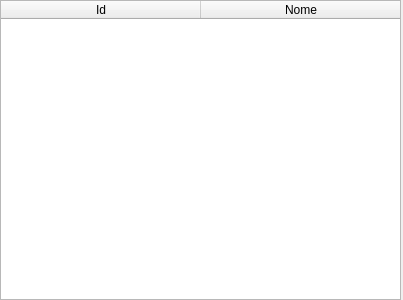
<?xml version="1.0" encoding="UTF-8"?>
<ui version="4.0">
 <class>VisualizarTransportadora</class>
 <widget class="QWidget" name="VisualizarTransportadora">
  <property name="geometry">
   <rect>
    <x>0</x>
    <y>0</y>
    <width>403</width>
    <height>300</height>
   </rect>
  </property>
  <property name="windowTitle">
   <string>Visualizar Transportadora</string>
  </property>
  <property name="windowIcon">
   <iconset>
    <normaloff>../Icons/mdpi.png</normaloff>../Icons/mdpi.png</iconset>
  </property>
  <widget class="QTableWidget" name="tblTransportadora">
   <property name="geometry">
    <rect>
     <x>0</x>
     <y>0</y>
     <width>401</width>
     <height>300</height>
    </rect>
   </property>
   <property name="sizePolicy">
    <sizepolicy hsizetype="Maximum" vsizetype="Maximum">
     <horstretch>0</horstretch>
     <verstretch>0</verstretch>
    </sizepolicy>
   </property>
   <property name="maximumSize">
    <size>
     <width>541</width>
     <height>300</height>
    </size>
   </property>
   <property name="autoFillBackground">
    <bool>false</bool>
   </property>
   <property name="frameShape">
    <enum>QFrame::StyledPanel</enum>
   </property>
   <property name="frameShadow">
    <enum>QFrame::Sunken</enum>
   </property>
   <property name="lineWidth">
    <number>1</number>
   </property>
   <property name="horizontalScrollBarPolicy">
    <enum>Qt::ScrollBarAlwaysOff</enum>
   </property>
   <property name="editTriggers">
    <set>QAbstractItemView::NoEditTriggers</set>
   </property>
   <property name="selectionBehavior">
    <enum>QAbstractItemView::SelectRows</enum>
   </property>
   <property name="showGrid">
    <bool>true</bool>
   </property>
   <property name="gridStyle">
    <enum>Qt::SolidLine</enum>
   </property>
   <property name="sortingEnabled">
    <bool>false</bool>
   </property>
   <property name="wordWrap">
    <bool>true</bool>
   </property>
   <property name="cornerButtonEnabled">
    <bool>true</bool>
   </property>
   <attribute name="horizontalHeaderVisible">
    <bool>true</bool>
   </attribute>
   <attribute name="horizontalHeaderCascadingSectionResizes">
    <bool>false</bool>
   </attribute>
   <attribute name="horizontalHeaderDefaultSectionSize">
    <number>200</number>
   </attribute>
   <attribute name="horizontalHeaderShowSortIndicator" stdset="0">
    <bool>false</bool>
   </attribute>
   <attribute name="horizontalHeaderStretchLastSection">
    <bool>false</bool>
   </attribute>
   <attribute name="verticalHeaderVisible">
    <bool>false</bool>
   </attribute>
   <attribute name="verticalHeaderHighlightSections">
    <bool>true</bool>
   </attribute>
   <column>
    <property name="text">
     <string>Id</string>
    </property>
   </column>
   <column>
    <property name="text">
     <string>Nome</string>
    </property>
   </column>
  </widget>
 </widget>
 <resources/>
 <connections/>
</ui>
